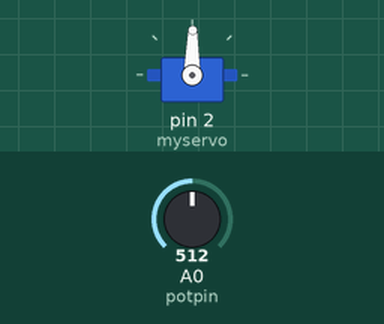
Recording of a sketch running on a simulated Arduino Uno, built with avr-gcc and run on an emulated ATmega328P. Shown: servo. Inputs (shaded band) come from the test bench; at power-on: A0 (potpin) = 512.

Above: at 1.2 s.
1.3 s: A0 (potpin) set to 716
At 1.8 s:
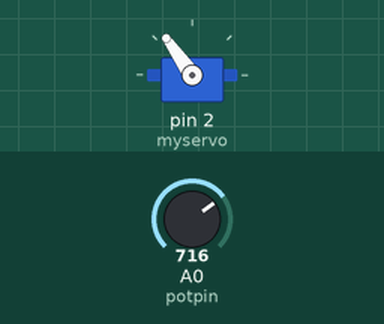
2.8 s: A0 (potpin) set to 900
At 3.8 s:
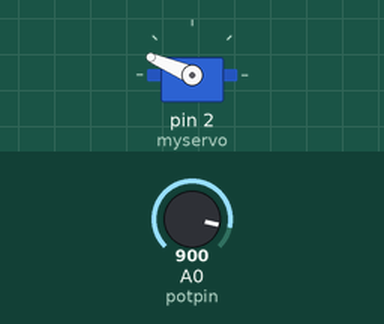
4.3 s: A0 (potpin) set to 1023
At 5.2 s:
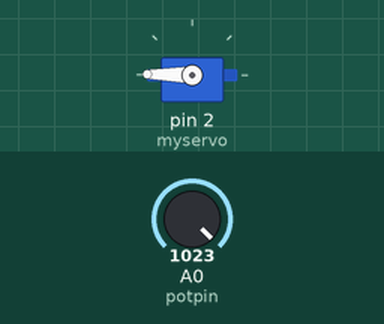
5.8 s: A0 (potpin) set to 306
At 6.1 s:
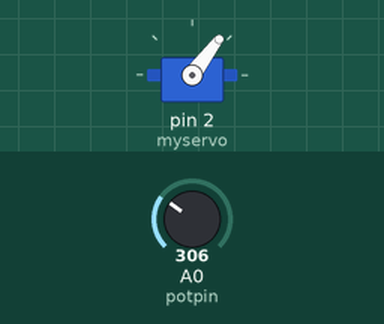
7.3 s: A0 (potpin) set to 122
At 8.5 s:
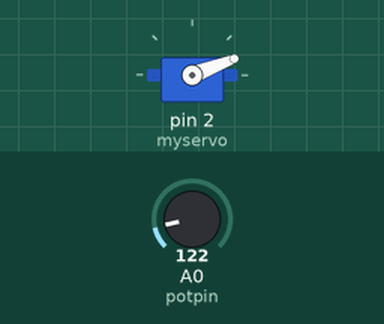
8.8 s: A0 (potpin) set to 511
At 9.6 s:
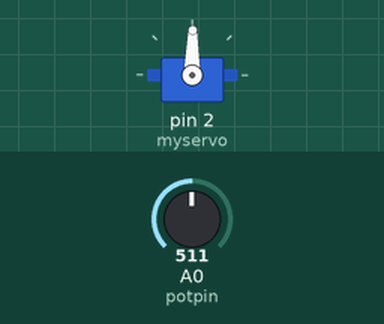
Timing chart, 0 to 11.3 s (numbered marks = the images above; inputs shaded):
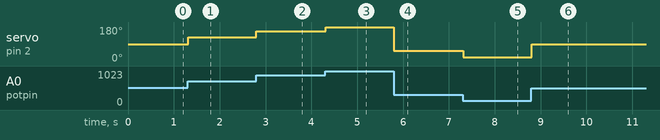

The sketch:

Potansiyometre__le_Servo_Kontrol_.ino
```cpp
#include <Servo.h>
 Servo myservo;
 int potpin=0;
 int der;

void setup()
{
  myservo.attach(2);
}

void loop()
{
  der=analogRead(potpin);
  der=map(der,0,1023,0,179);
  myservo.write(der);
  delay(15);
}
```

Measured:
- after the input at 1.3 s, servo on pin 2 (myservo): 89° → 125° at once
- after the input at 2.8 s, servo on pin 2 (myservo): 125° → 157° at once
- after the input at 4.3 s, servo on pin 2 (myservo): 157° → 179° at once
- after the input at 5.8 s, servo on pin 2 (myservo): 179° → 53° at once
- after the input at 7.3 s, servo on pin 2 (myservo): 53° → 21° at once
- after the input at 8.8 s, servo on pin 2 (myservo): 21° → 89° at once
